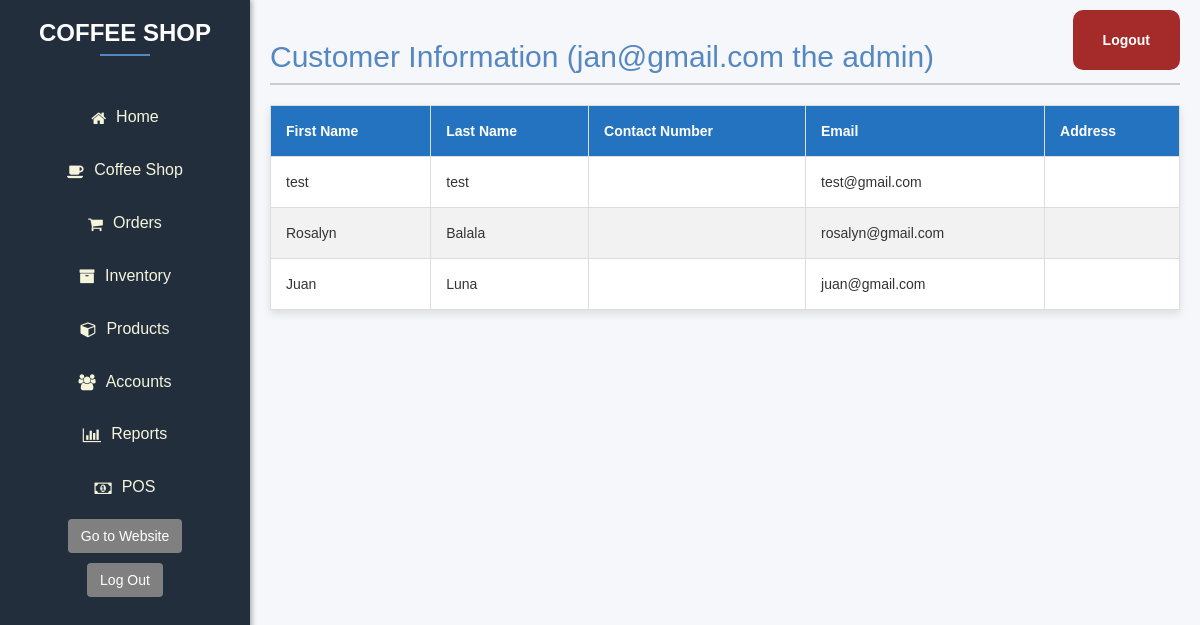
/admin_dashboard/accounts (signed in), run on an earlier commit of the app's database.
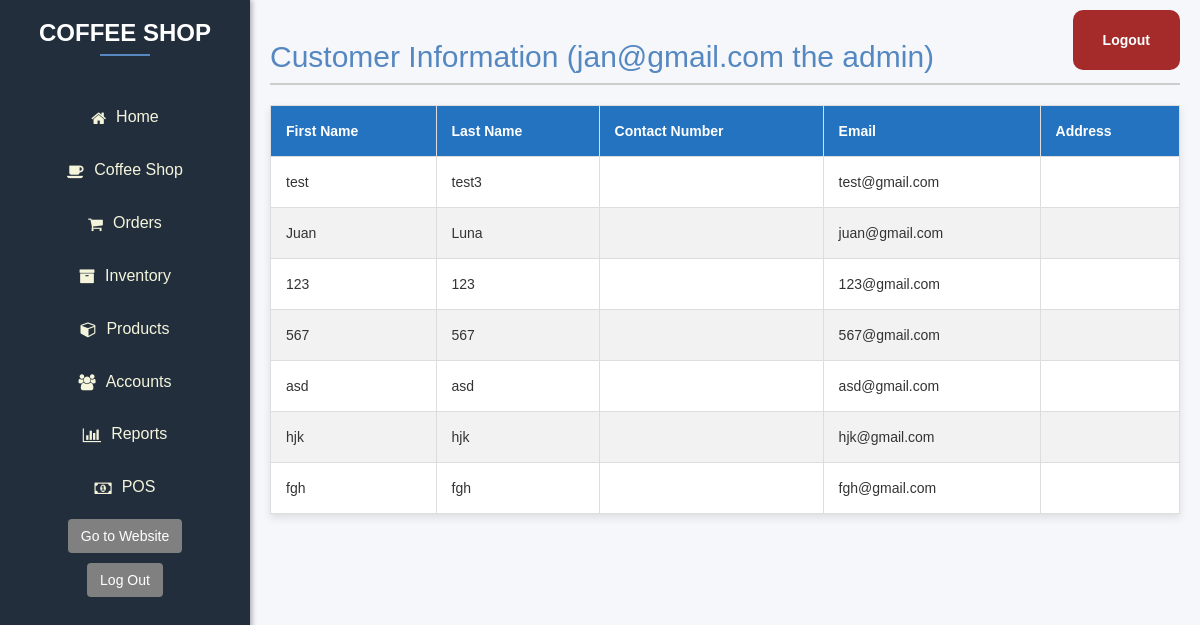
And on a later commit of the database.
### tables this page shows
CREATE TABLE `tblemployees` (
  `employeeID` int(11) NOT NULL,
  `firstname` varchar(255) NOT NULL,
  `lastname` varchar(255) NOT NULL,
  `email` varchar(50) NOT NULL,
  `position` varchar(255) NOT NULL DEFAULT 'guest',
  `hiredate` date NOT NULL DEFAULT current_timestamp(),
  `username` varchar(50) NOT NULL,
  `password` varchar(255) NOT NULL
);

### Core/functions.php (called while the page is built, shortened)
<?php
function base_path($path) {
  return BASE_PATH . $path;
}
function view($path, $attributes = []) {
  extract($attributes);
  require base_path('views/' . $path);
}

### Http/controllers/dashboard/accounts.php (called while the page is built)
<?php
view('dashboard/accounts.view.php');

### public/index.php (called while the page is built, shortened)
<?php
require BASE_PATH . "Core/functions.php";
$router = new \Core\Router();
$uri = parse_url($_SERVER['REQUEST_URI'])['path'];
$method = $_POST['_method'] ?? $_SERVER['REQUEST_METHOD'];
$router->route($uri, $method);

### views/dashboard/accounts.view.php (the view, shortened to what this page needs)
<?php
include "connect.php";
$sql = "SELECT * FROM tblemployees WHERE position = 'guest'";
$statement = $pdo->prepare($sql);
$statement->execute();
$customerData = $statement->fetchAll(PDO::FETCH_ASSOC);
?>
<?php require "partials/head.php"; ?>
<?php require "partials/nav.php"; ?>
</head>
<body>
    <div class="dashboard">
        <div class="top-right">
            <a href="logout.php" class="login-button">Logout</a>
        </div>
        <div class="content">
            <h2>Customer Information
                <?php echo " (" . $_SESSION['user']['email'] . " the " . $_SESSION['user']['position'] . ") " ?>
            </h2>
            <div>
                <table>
                    <thead>
                        <tr>
                            <th>First Name</th>
                            <th>Last Name</th>
                            <th>Contact Number</th>
                            <th>Email</th>
                            <th>Address</th>
                        </tr>
                    </thead>
                    <tbody>
                        <?php foreach ($customerData as $customer) : ?>
                            <tr>
                                <td>
                                    <?= $customer['firstname'] ?>
                                </td>
                                <td>
                                    <?= $customer['lastname'] ?>
                                </td>
                                <td>
                                </td>
                                <td>
                                    <?= $customer['email'] ?>
                                </td>
                                <td>
                                </td>
                            </tr>
                        <?php endforeach; ?>
                    </tbody>
                </table>
            </div>
        </div>
    </div>
</body>
</html>

### Core/Router.php (shortened to what this page needs)
<?php
class Router {
  protected $routes = [];
  public function add($method, $uri, $controller)
  {
    $this->routes[] = [
      'uri' => $uri,
      'controller' => $controller,
      'method' => $method,
      'middleware' => NULL,
    ];
    return $this;
  }
  public function only($key)
  {
    $this->routes[array_key_last($this->routes)]['middleware'] = $key;
  }
  public function route($uri, $method)
  {
    foreach ($this->routes as $route) {
      if ($route['uri'] === $uri && $route['method'] === strtoupper($method)) {
        return require base_path('Http/controllers/' . $route['controller']);
      }
    }
  }
}

### views/dashboard/partials/nav.php (shortened to what this page needs)
<div class="sidebar">
    <h1>COFFEE SHOP</h1>
    <ul>
        <li><a href="/admin_dashboard"><i class="fa fa-home"></i> Home</a></li>
        <li><a href="/admin_dashboard/info"><i class="fa fa-coffee"></i> Coffee Shop</a></li>
        <li><a href="/admin_dashboard/orders"><i class="fa fa-shopping-cart"></i> Orders</a></li>
        <li><a href="/admin_dashboard/inventory"><i class="fa fa-archive"></i> Inventory</a></li>
        <li><a href="/admin_dashboard/products"><i class="fa fa-cube"></i> Products</a></li>
        <li><a href="/admin_dashboard/staffs"><i class="fa fa-users"></i> Accounts</a></li>
        <li><a href="/admin_dashboard/reports"><i class="fa fa-bar-chart"></i> Reports</a></li>
        <li><a href="/pos_frontend"><i class="fa fa-money"></i> POS</a></li>
        <button class="btn h6" style="background-color: grey;" onclick="window.location.href='/';">Go to Website</button>
        <form action="/sessions" method="POST">
            <button class="btn h6" style="background-color: grey;">Log Out</button>
        </form>
    </ul>
</div>

What changed in the data, as far as the page shows it:
removed tblemployees: firstname "Rosalyn", lastname "Balala", email "rosalyn@gmail.com"
changed tblemployees "test": lastname "test" → "test3"
added tblemployees: firstname "123", lastname "123", email "123@gmail.com"
added tblemployees: firstname "567", lastname "567", email "567@gmail.com"
added tblemployees: firstname "asd", lastname "asd", email "asd@gmail.com"
added tblemployees: firstname "hjk", lastname "hjk", email "hjk@gmail.com"
added tblemployees: firstname "fgh", lastname "fgh", email "fgh@gmail.com"
